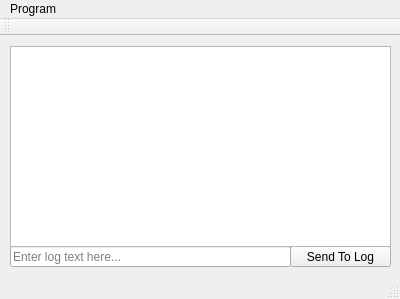
<?xml version="1.0" encoding="UTF-8"?>
<ui version="4.0">
 <class>FirstWindow</class>
 <widget class="QMainWindow" name="FirstWindow">
  <property name="geometry">
   <rect>
    <x>0</x>
    <y>0</y>
    <width>400</width>
    <height>299</height>
   </rect>
  </property>
  <property name="windowTitle">
   <string>FirstWindow</string>
  </property>
  <widget class="QWidget" name="centralWidget">
   <widget class="QPushButton" name="btnSendToLog">
    <property name="geometry">
     <rect>
      <x>290</x>
      <y>210</y>
      <width>101</width>
      <height>21</height>
     </rect>
    </property>
    <property name="text">
     <string>Send To Log</string>
    </property>
    <property name="autoDefault">
     <bool>false</bool>
    </property>
    <property name="default">
     <bool>false</bool>
    </property>
    <property name="flat">
     <bool>false</bool>
    </property>
   </widget>
   <widget class="QLineEdit" name="lineSendToLog">
    <property name="geometry">
     <rect>
      <x>10</x>
      <y>210</y>
      <width>281</width>
      <height>21</height>
     </rect>
    </property>
    <property name="inputMask">
     <string/>
    </property>
    <property name="text">
     <string/>
    </property>
    <property name="frame">
     <bool>true</bool>
    </property>
    <property name="placeholderText">
     <string>Enter log text here...</string>
    </property>
   </widget>
   <widget class="QTextEdit" name="txtArea">
    <property name="geometry">
     <rect>
      <x>10</x>
      <y>10</y>
      <width>381</width>
      <height>201</height>
     </rect>
    </property>
   </widget>
  </widget>
  <widget class="QMenuBar" name="menuBar">
   <property name="geometry">
    <rect>
     <x>0</x>
     <y>0</y>
     <width>400</width>
     <height>22</height>
    </rect>
   </property>
   <widget class="QMenu" name="menuMain">
    <property name="title">
     <string>Program</string>
    </property>
    <addaction name="actQuit"/>
   </widget>
   <addaction name="menuMain"/>
  </widget>
  <widget class="QToolBar" name="mainToolBar">
   <attribute name="toolBarArea">
    <enum>TopToolBarArea</enum>
   </attribute>
   <attribute name="toolBarBreak">
    <bool>false</bool>
   </attribute>
  </widget>
  <widget class="QStatusBar" name="statusBar"/>
  <action name="actQuit">
   <property name="text">
    <string>Quit</string>
   </property>
  </action>
 </widget>
 <layoutdefault spacing="6" margin="11"/>
 <resources/>
 <connections/>
</ui>
